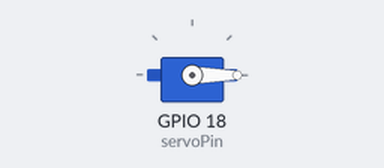
This sketch was run on a simulated ESP32. Parts: servo.

Above: at 0.05 s.
Timing chart, 0 to 3.0 s (numbered marks = the images above):
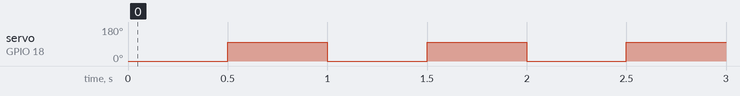

The sketch:

servoTest.ino
```cpp
#include <ESP32Servo.h>

Servo myservo;  // create servo object to control a servo

int servoPin = 18;

void setup() {
  // put your setup code here, to run once:
  myservo.setPeriodHertz(50);// Standard 50hz servo
  myservo.attach(servoPin, 500, 2400);   // attaches the servo on pin 18 to the servo object
                                         // using SG90 servo min/max of 500us and 2400us
                                         // for MG995 large servo, use 1000us and 2000us,
                                         // which are the defaults, so this line could be
                                         // "myservo.attach(servoPin);"
}

void loop() {
	// Allow allocation of all timers
	ESP32PWM::allocateTimer(0);
	ESP32PWM::allocateTimer(1);
	ESP32PWM::allocateTimer(2);
	ESP32PWM::allocateTimer(3);
  // put your main code here, to run repeatedly:
  myservo.write(0);                  // sets the servo position according to the scaled value
  delay(500);
  myservo.write(100);                  // sets the servo position according to the scaled value
  delay(500);
}
```

Measured:
- by itself, servo on GPIO 18 (servoPin): alternates 100° for 0.50 s and 0° for 0.50 s
